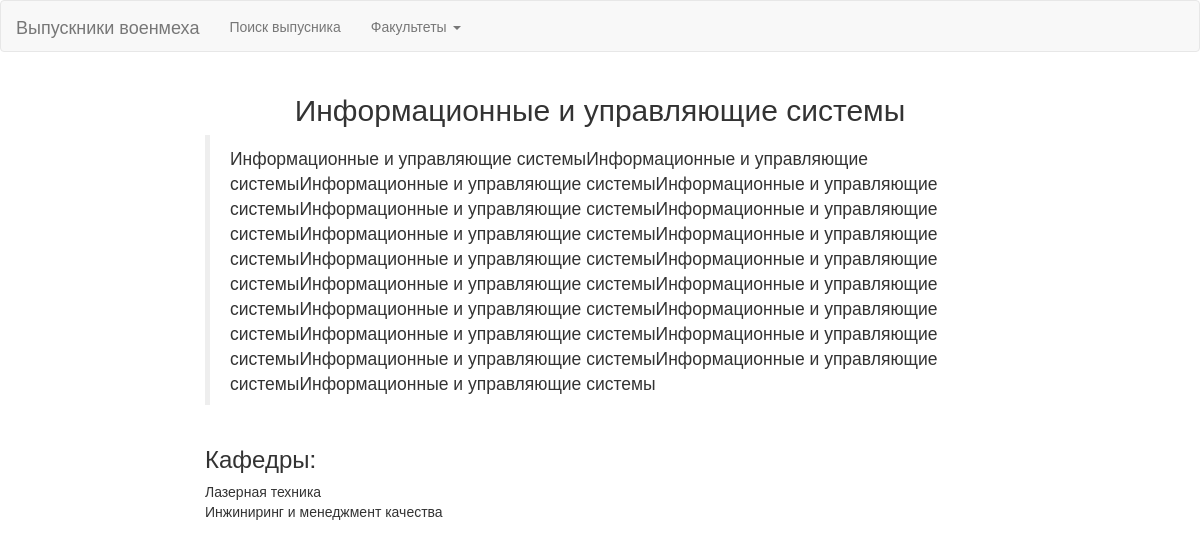
The page /get_faculty_description/3 on the database its author committed.
### graduates/models.py (models this page shows, shortened)
class Faculty(models.Model):
    faculty_name = models.CharField(max_length=100, )
    faculty_code = models.CharField(max_length=100, )
    faculty_description = models.TextField()
    class Meta:
        verbose_name = 'Факультет'
        verbose_name_plural = 'Факультеты'

class Kaf(models.Model):
    kaf_name = models.CharField(max_length=100, )
    kaf_code = models.CharField(max_length=100, )
    kaf_description = models.TextField()
    kaf_site = models.CharField(max_length=100, blank=True)
    kaf_faculty = models.ForeignKey(Faculty)
    class Meta:
        verbose_name = 'Кафедра'
        verbose_name_plural = 'Кафедры'

### graduates/views.py (the view)
# urls.py: url(r'^get_faculty_description/(?P<id>\d+)$', views.get_faculty_description),
def get_faculty_description(request, id):
    faculty = Faculty.objects.get(id=id)
    kafs = faculty.kaf_set.all()
    return render_to_response('faculty.html', {'faculty': faculty,
                                               'kafs': kafs
                                               })

### graduates/templates/faculty.html (shortened to what this page needs)
{% load staticfiles %}
<!DOCTYPE html>
<html lang="en">
<head>
    <link rel="stylesheet" type="text/css" href = "{% static "static/css/bootstrap.css" %}">
    <link rel="stylesheet" type="text/css" href = "{% static "static/css/style.css" %}">
</head>
<body>
    <nav class="navbar navbar-default">
        <div class="container-fluid">
            <div class="navbar-header">
                <a class="navbar-brand" href="#">Выпускники военмеха</a>
            </div>
            <ul class="nav navbar-nav">
                <li><a href="/">Поиск выпусника</a></li>
                <li class="dropdown">
                    <a class="dropdown-toggle" data-toggle="dropdown" href="#">Факультеты
                    <span class="caret"></span></a>
                </li>
            </ul>
        </div>
    </nav>
    <div class = "row">
        <h2 align="center">{{ faculty.faculty_name }}</h2>
    </div>
    <div class = "row">
        <div class="col-md-8 col-md-offset-2">
            <blockquote>{{ faculty.faculty_description }}</blockquote>
        </div>
    </div>
    <div class = "row">
        <div class="col-md-8 col-md-offset-2">
            <h3>Кафедры:</h3>
            <table class="table-responsive">
                {% for kaf in kafs %}
                    <tr class="tr-grad" onclick='return location.href ="get_kaf_description/{{ kaf.id }}"'>
                        <td>{{ kaf.kaf_name }}</td>
                    </tr>
                {% endfor %}
            </table>
        </div>
    </div>
</body>
</html>

### static/css/style.css (style rules this page uses)
.tr-grad { transition: 0.2s; cursor: pointer; }

### rows shown on the page
Faculty: faculty_name "Информационные и управляющие системы", faculty_description "Информационные и управляющие системыИнформационные и управляющие системыИнформационные и управляющие системыИнформационные и управляющие системыИнформационные и управляющие системыИнформационные и управляющие системыИнформационные и управляющие системыИнформационные и управляющие системыИнформационные и управляющие системыИнформационные и управляющие системыИнформационные и управляющие системыИнформационные и управляющие системыИнформационные и управляющие системыИнформационные и управляющие системыИнформационные и управляющие системыИнформационные и управляющие системыИнформационные и управляющие системыИнформационные и управляющие системыИнформационные и управляющие системы"
Kaf: kaf_name "Лазерная техника"
Kaf: kaf_name "Инжиниринг и менеджмент качества"
